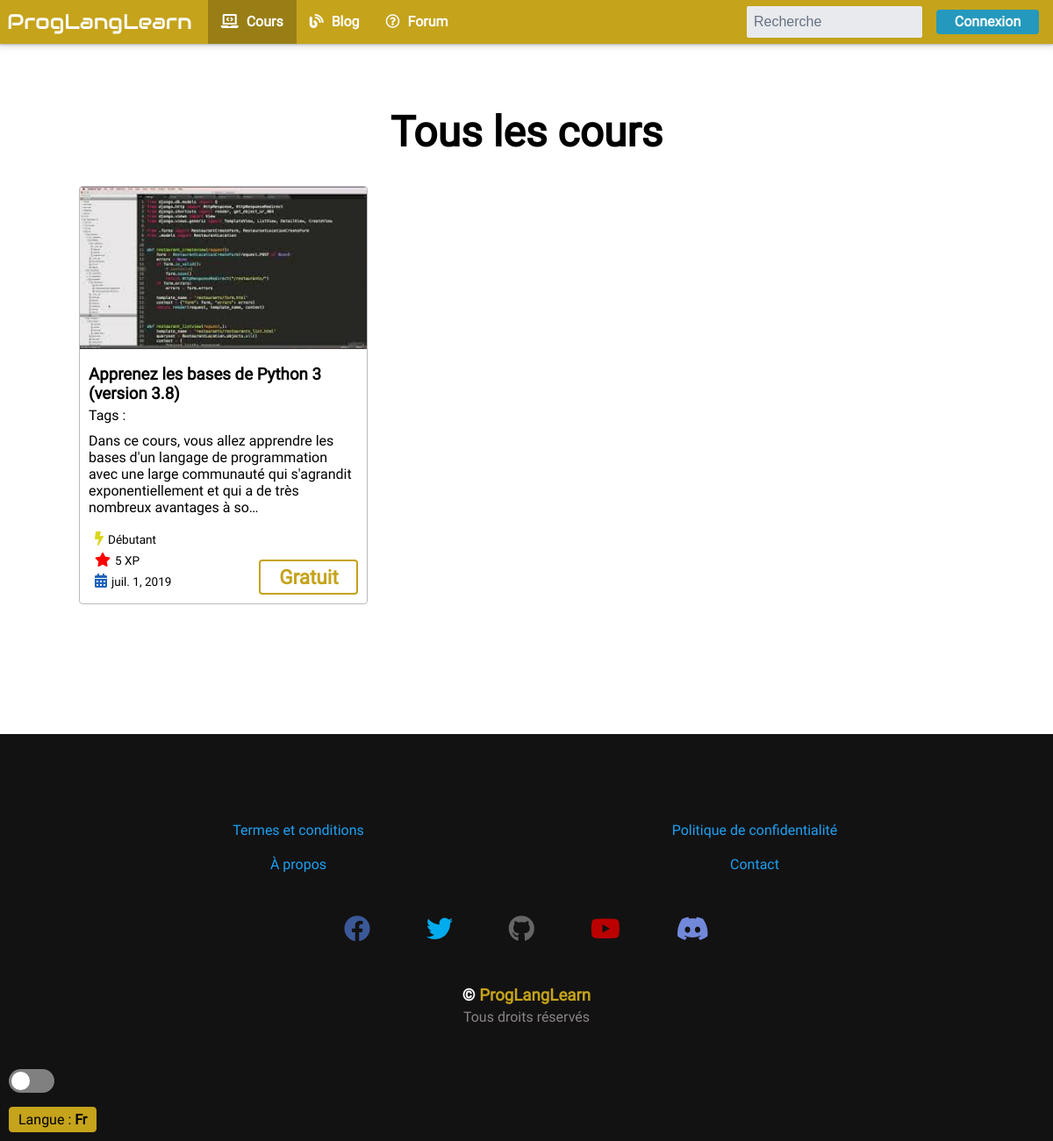
The app's page /courses/, older data.
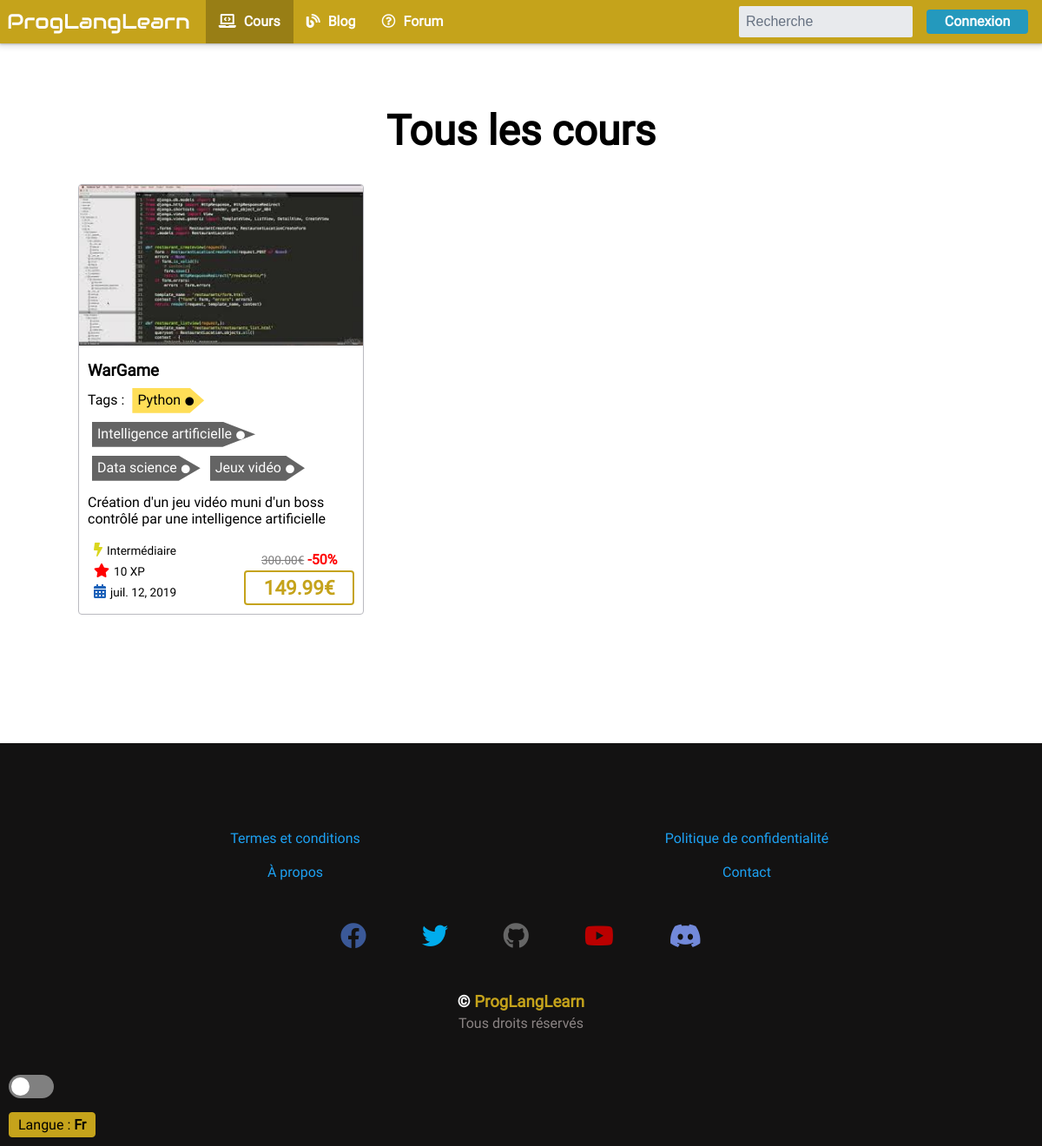
The same page, newer data.
### courses/models.py (models this page shows, shortened)
class Course(models.Model):
    author = models.ForeignKey(
        User, on_delete=models.SET_NULL, null=True, verbose_name=_("Auteur"), related_name='courses')
    title = models.CharField(max_length=150, verbose_name=_("Titre du cours"))
    thumbnail = models.ImageField(
        upload_to='course_thumbnail/', verbose_name=_("Vignette/vidéo d'introduction"))
    languages = models.ManyToManyField(
        Language, verbose_name=_("Langages utilisés"))
    tags = models.ManyToManyField(
        Tag, verbose_name=_("Catégories"), blank=True)
    difficulty = models.CharField(
        max_length=1, choices=DIFFICULTY_CHOICES, verbose_name=_("Difficulté"))
    content_introduction = HTMLField(
        verbose_name=_("Contenu d'introduction"))
    pdf = models.FileField(upload_to="pdf_course/",
                           verbose_name=_("Version PDF du cours"), blank=True, null=True, validators=[FileExtensionValidator(allowed_extensions=['pdf'])])
    published_date = models.DateField(
        verbose_name=_("Date de publication"))
    old_price = models.DecimalField(default=0, verbose_name=_(
        "Prix (ou ancien prix si nouveau)"), decimal_places=2, max_digits=6)
    new_price = models.DecimalField(verbose_name=_(
        "Nouveau prix"), null=True, blank=True, decimal_places=2, max_digits=6)
    students = models.ManyToManyField(User, verbose_name=_(
        "Étudiants enrollés"), blank=True)
    objects = CourseManager()
    class Meta:
        ordering = ['-published_date', 'title']
        verbose_name = _("Cours")
        verbose_name_plural = _("Cours")
    def get_absolute_url(self):
        return reverse('courses:detail', kwargs={'id': self.id})
    def get_all_experience(self):
        exp = 0
        qs = self.get_tutorials()
        for tut in qs:
            exp += tut.experience
        return exp
    def get_percentage_discount(self):
        try:
            discount = self.new_price / self.old_price
        except:
            discount = 1
        return int((1 - discount) * 100)
    def get_tutorials(self):
        return self.tutorial.all()

class Tutorial(models.Model):
    course = models.ForeignKey(
        Course, on_delete=models.CASCADE, verbose_name=_("Cours rattaché"), related_name='tutorial')
    title = models.CharField(
        max_length=100, verbose_name=_("Titre du tutoriel"))
    content = HTMLField(verbose_name=_("Contenu du tutoriel"))
    resources = models.FileField(verbose_name=_(
        "Ressources à déposer"), upload_to='resources/', null=True, blank=True, validators=[FileExtensionValidator(allowed_extensions=['zip', 'rar', 'tar.gz'])])
    experience = models.PositiveSmallIntegerField(
        verbose_name=_("Points d'expérience fournis"))
    published_date = models.DateTimeField(
        verbose_name=_("Date de publication"), null=True)
    views = models.BigIntegerField(verbose_name=_(
        "Nombre de vues"), blank=True, default=0)
    class Meta:
        ordering = ['-views', 'title', 'experience']
        verbose_name = _("Tutoriel")
        verbose_name_plural = _("Tutoriels")

### main/models.py (models this page shows, shortened)
class Language(models.Model):
    name = models.CharField(max_length=30, unique=True,
                            verbose_name=_("Nom du langage de programmation"))
    class Meta:
        verbose_name = _("Langage")

class Tag(models.Model):
    name = models.CharField(max_length=30, unique=True,
                            verbose_name=_("Nom du tag"))
    class Meta:
        verbose_name = _("Catégorie")

### courses/views.py (the view)
# urls.py: path('', CourseListView.as_view(), name='list'),
class CourseListView(NavbarSearchMixin, ListView):
    queryset = Course.objects.get_published_courses()
    paginate_by = 6
    def get_context_data(self, **kwargs):
        context = super().get_context_data(**kwargs)
        context['activate'] = 'list'
        context['navbar_search_form'] = self.form_navbar()
        return context

### main/forms.py
class NavbarSearchForm(forms.Form):
    q = forms.CharField(label=_("Recherche"), widget=forms.TextInput(attrs={
        'id': 'search',
        'placeholder': _("Recherche"),
        'name': 'q'
    }), required=False)

### main/mixins.py (called while the page is built)
    def form_navbar(self):
        form = NavbarSearchForm()
        if form.is_valid():
            form = NavbarSearchForm(q=form.cleaned_data.get('q'))
        return form

### courses/templates/courses/course_list.html (shortened to what this page needs)
{% extends 'base.html' %}
{% load i18n %}
{% block main %}
<h1 class="large">Tous les cours</h1>
<div class="grid-cards my-2">
{% for course in object_list %}
    <div class="card card__round card-hoverable">
        <div class="card-header">
            <a href="{{ course.get_absolute_url }}"><img class="card-image" src="{{ course.thumbnail.url }}"
                    alt="{{ course.title }}"></a>
        </div>
        <div class="card-container">
            <a href="{{ course.get_absolute_url }}">
                <h3 class="card-title">{{ course.title }}</h3>
            </a>
            <div class="card-tags">
                Tags :
                {% for lang in course.languages.all %}
                    {% if lang.name == 'C++' %}
                        <a class="card-tag cpp-tag" href="#" alt="{{ lang.name|upper }}">{{ lang.name }}</a>
                    {% else %}
                        <a class="card-tag {{ lang.name|lower }}-tag" href="#" alt="{{ lang.name|upper }}">{{ lang.name }}</a>
                    {% endif %}
                {% endfor %}
                {% for tag in course.tags.all %}
                    <a class="card-tag" href="#" alt="{{ tag.name }}">{{ tag.name }}</a>
                {% endfor %}
            </div>
            <a href="{{ course.get_absolute_url }}">
                <div class="card-content">
                    {{ course.content_introduction|safe|truncatechars:200 }}
                </div>
            </a>
            <div class="card-info">
                <div class="card-difficulty">{{ course.get_difficulty_display }}</div>
                <div class="card-experience">{{ course.get_all_experience }} XP</div>
                <div class="card-date">{{ course.published_date }}</div>
            </div>
            <div class="card-price">
                {% if course.new_price != None %}
                    <span class="last"><del>{{ course.old_price }}€</del></span> <span class="reduction">-{{ course.get_percentage_discount }}%</span><br>
                    <a href="payment.html" class="btn btn__outline__primary new">{% if course.new_price != 0 %}{{ course.new_price }}€{% else %}{% trans 'Gratuit' %}{% endif %}</a>
                {% else %}
                    <a href="payment.html" class="btn btn__outline__primary new">{% if course.old_price != 0 %}{{ course.old_price }}€{% else %}{% trans 'Gratuit' %}{% endif %}</a>
                {% endif %}
            </div>
        </div>
    </div>
{% endfor %}
</div>
{% endblock main %}

### templates/base.html (shortened to what this page needs)
{% load static recaptcha3 %}
<!DOCTYPE html>
<html lang="fr" data-theme="light">
<head>
    <link rel="stylesheet" href="https://cdnjs.cloudflare.com/ajax/libs/font-awesome/5.8.2/css/all.min.css" />
    <link rel="stylesheet" href="{% static 'style/css/global.min.css' %}" media="screen" />
</head>
<body>
    {% include 'includes/switchers.html' %}
    <header {% block header_attr %}{% endblock header_attr %}>
        {% include 'includes/navbar.html' %}
    </header>
    <main {% block main_attr %}{% endblock main_attr %} role="main">
        <div class="container">
            {% block main %}{% endblock main %}
        </div>
    </main>
    <footer>
        {% include 'includes/footer.html' %}
    </footer>
</body>
</html>

### templates/includes/loading.html (shortened to what this page needs)
{% load static %}

### templates/includes/switchers.html (shortened to what this page needs)
<div id="version-switcher">
    <label class="switch-label" for="switch">Light/Dark toggle</label>
    <ul class="languages-switcher">
        <li class="current" title="Cliquez sur les liens pour changer de langue">
            <span>Langue : <strong>Fr</strong></span>
        </li>
    </ul>
</div>

### templates/includes/navbar.html (shortened to what this page needs)
{% load static %}
<nav id="main-navbar" class="navbar navbar__primary navbar__fixed">
    <div class="navbar-logo">
        <a href="{% url 'main:index' %}" title="Retour à l'accueil">ProgLangLearn</a>
    </div>
    <ul class="navbar-links">
        <li class="navbar-item">
            <a {% if activate == 'list' %}class="active"{% endif %} href="{% url 'courses:list' %}"><i class="fas fa-laptop-code"></i> Cours</a>
        </li>
        <li class="navbar-item">
            <a href="pages/article_list.html"><i class="fas fa-blog"></i> Blog</a>
        </li>
        <li class="navbar-item">
            <a href="pages/forum_list.html"><i class="far fa-question-circle"></i> Forum</a>
        </li>
    </ul>
    <div class="navbar-search-expandable" id="expand-search">
        <form action="{% url 'main:search' %}" method="get">
            {{ navbar_search_form.q }}
        </form>
    </div>
    <div class="navbar-changeable">
        {% if not user.is_authenticated %}
            <a href="{% url 'accounts:login' %}" class="btn btn__info mr-1">Connexion</a>
        {% endif %}
    </div>
</nav>

### templates/includes/footer.html
<div class="container pt-4 pb-3">
    <div class="important-links">
        <a href="{% url 'main:terms' %}">Termes et conditions</a>
        <a href="{% url 'main:privacy' %}">Politique de confidentialité</a>
        <a href="{% url 'main:about' %}">À propos</a>
        <a href="{% url 'main:contact' %}">Contact</a>
    </div>
    <div class="social-media my-2">
        <a href="#" title="Facebook"><i class="fab fa-facebook"></i></a>
        <a href="#" title="Twitter"><i class="fab fa-twitter"></i></a>
        <a href="#" title="Github"><i class="fab fa-github"></i></a>
        <a href="#" title="Youtube"><i class="fab fa-youtube"></i></a>
        <a href="#" title="Discord"><i class="fab fa-discord"></i></a>
    </div>
    <div class="copyright">
        <h3>
            &copy; <a href="{% url 'main:index' %}" class="primary-color">ProgLangLearn</a>
        </h3>
        <p class="mt-0">Tous droits réservés</p>
    </div>
</div>

Row changes from the older to the newer data that the page shows:
changed Course: title "Apprenez les bases de Python 3 (version 3.8)" → "WarGame"; content_introduction "Dans ce cours, vous allez apprendre les bases d'un langage de programmation avec une large communauté qui s'agrandit exponentiellement et qui a de très nombreux avantages à so…" → "Création d'un jeu vidéo muni d'un boss contrôlé par une intelligence artificielle"; difficulty "Débutant" → "Intermédiaire"; get_all_experience "5" → "10"; published_date "juil. 1, 2019" → "juil. 12, 2019"; old_price (not shown) → "300.00"; get_percentage_discount (not shown) → "50"; new_price (not shown) → "149.99"; trans "Gratuit" → (not shown)
added Language: name "Python"
added Tag: name "Intelligence artificielle"
added Tag: name "Data science"
added Tag: name "Jeux vidéo"
